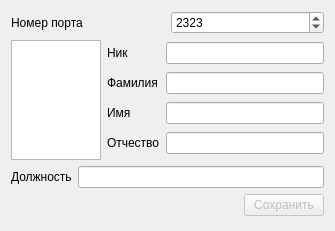
<?xml version="1.0" encoding="UTF-8"?>
<ui version="4.0">
 <class>mCreateUserClass</class>
 <widget class="QWidget" name="mCreateUserClass">
  <property name="windowModality">
   <enum>Qt::NonModal</enum>
  </property>
  <property name="geometry">
   <rect>
    <x>0</x>
    <y>0</y>
    <width>335</width>
    <height>231</height>
   </rect>
  </property>
  <property name="maximumSize">
   <size>
    <width>335</width>
    <height>231</height>
   </size>
  </property>
  <layout class="QVBoxLayout" name="verticalLayout">
   <item>
    <layout class="QHBoxLayout" name="horizontalLayout">
     <item>
      <widget class="QLabel" name="labelNumberPort_2">
       <property name="text">
        <string>Номер порта</string>
       </property>
      </widget>
     </item>
     <item>
      <widget class="QSpinBox" name="spinBoxNumberPort">
       <property name="maximum">
        <number>999999</number>
       </property>
       <property name="value">
        <number>2323</number>
       </property>
      </widget>
     </item>
    </layout>
   </item>
   <item>
    <layout class="QHBoxLayout" name="horizontalLayout_4">
     <item>
      <widget class="QGraphicsView" name="graphicsView">
       <property name="minimumSize">
        <size>
         <width>90</width>
         <height>120</height>
        </size>
       </property>
       <property name="maximumSize">
        <size>
         <width>90</width>
         <height>120</height>
        </size>
       </property>
      </widget>
     </item>
     <item>
      <layout class="QGridLayout" name="gridLayout">
       <item row="1" column="0">
        <widget class="QLabel" name="labelSurname">
         <property name="text">
          <string>Фамилия</string>
         </property>
        </widget>
       </item>
       <item row="1" column="1">
        <widget class="QLineEdit" name="lineEditSurname"/>
       </item>
       <item row="0" column="0">
        <widget class="QLabel" name="labelUser">
         <property name="text">
          <string>Ник</string>
         </property>
        </widget>
       </item>
       <item row="0" column="1">
        <widget class="QLineEdit" name="lineEditUser"/>
       </item>
       <item row="2" column="0">
        <widget class="QLabel" name="labelName">
         <property name="text">
          <string>Имя</string>
         </property>
        </widget>
       </item>
       <item row="2" column="1">
        <widget class="QLineEdit" name="lineEditName"/>
       </item>
       <item row="3" column="0">
        <widget class="QLabel" name="labelPatronymic">
         <property name="text">
          <string>Отчество</string>
         </property>
        </widget>
       </item>
       <item row="3" column="1">
        <widget class="QLineEdit" name="lineEditPatronymic"/>
       </item>
      </layout>
     </item>
    </layout>
   </item>
   <item>
    <layout class="QHBoxLayout" name="horizontalLayout_3">
     <item>
      <widget class="QLabel" name="labelPost">
       <property name="text">
        <string>Должность</string>
       </property>
      </widget>
     </item>
     <item>
      <widget class="QLineEdit" name="lineEditPost"/>
     </item>
    </layout>
   </item>
   <item>
    <layout class="QHBoxLayout" name="horizontalLayout_2">
     <item>
      <spacer name="horizontalSpacer">
       <property name="orientation">
        <enum>Qt::Horizontal</enum>
       </property>
       <property name="sizeHint" stdset="0">
        <size>
         <width>198</width>
         <height>20</height>
        </size>
       </property>
      </spacer>
     </item>
     <item>
      <widget class="QPushButton" name="pushButtonSave">
       <property name="enabled">
        <bool>false</bool>
       </property>
       <property name="text">
        <string>Сохранить</string>
       </property>
      </widget>
     </item>
    </layout>
   </item>
  </layout>
 </widget>
 <layoutdefault spacing="6" margin="11"/>
 <tabstops>
  <tabstop>spinBoxNumberPort</tabstop>
  <tabstop>lineEditUser</tabstop>
  <tabstop>lineEditSurname</tabstop>
  <tabstop>lineEditName</tabstop>
  <tabstop>lineEditPatronymic</tabstop>
  <tabstop>lineEditPost</tabstop>
  <tabstop>pushButtonSave</tabstop>
  <tabstop>graphicsView</tabstop>
 </tabstops>
 <resources>
  <include location="systray.qrc"/>
 </resources>
 <connections/>
</ui>
